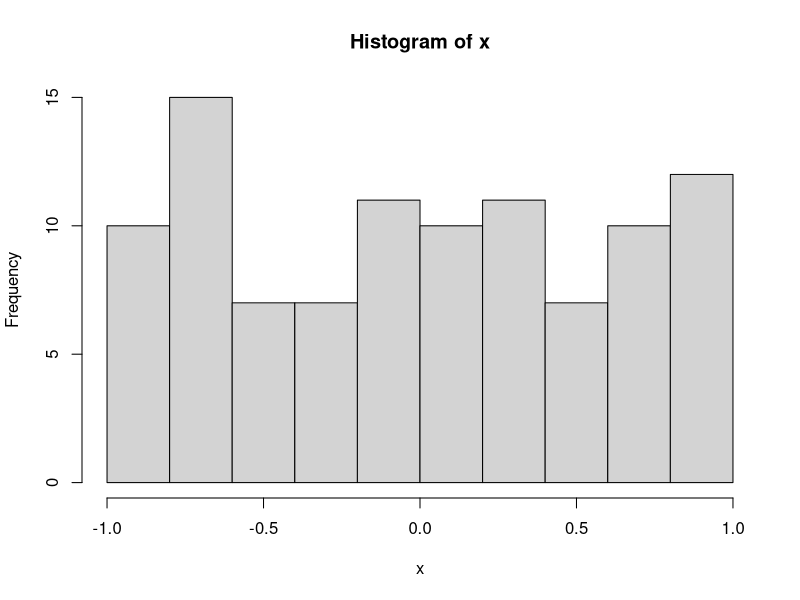
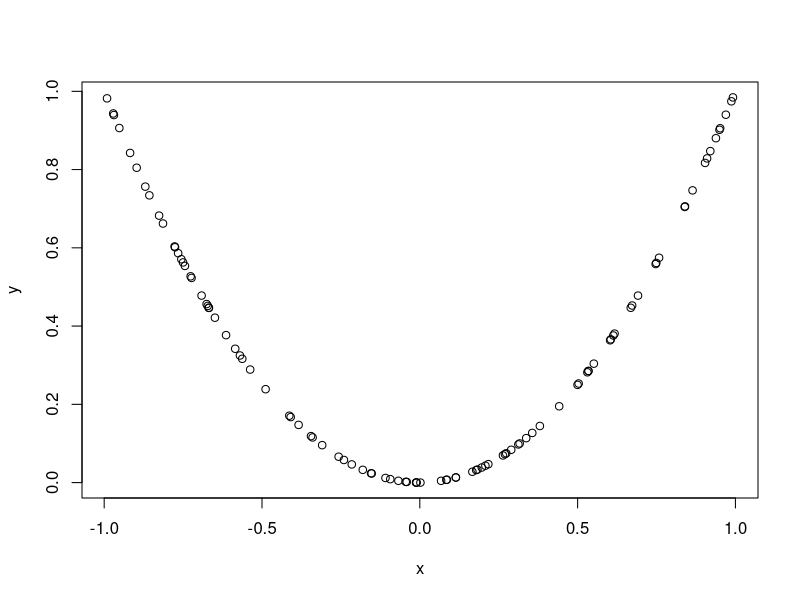
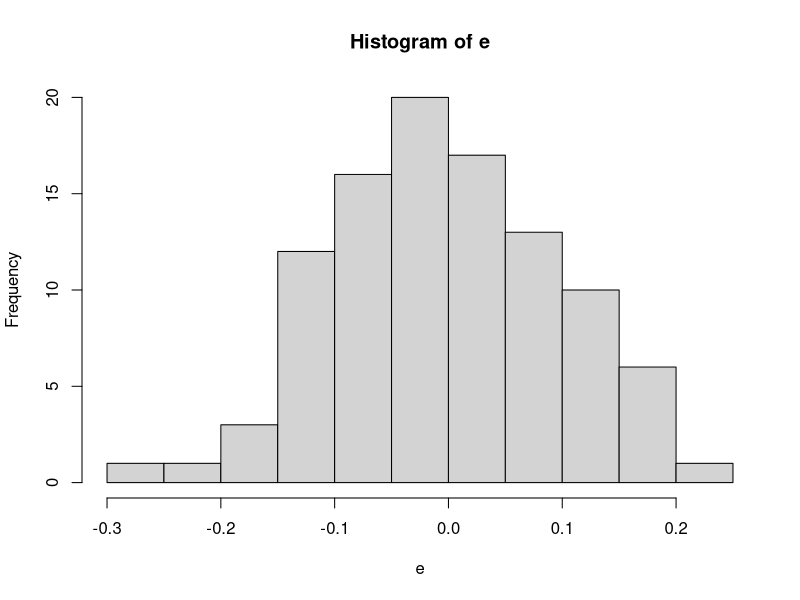
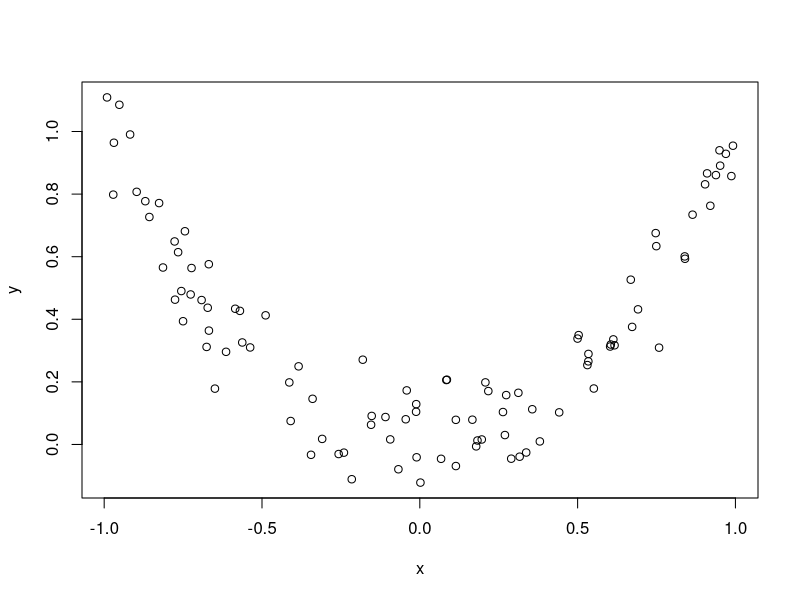
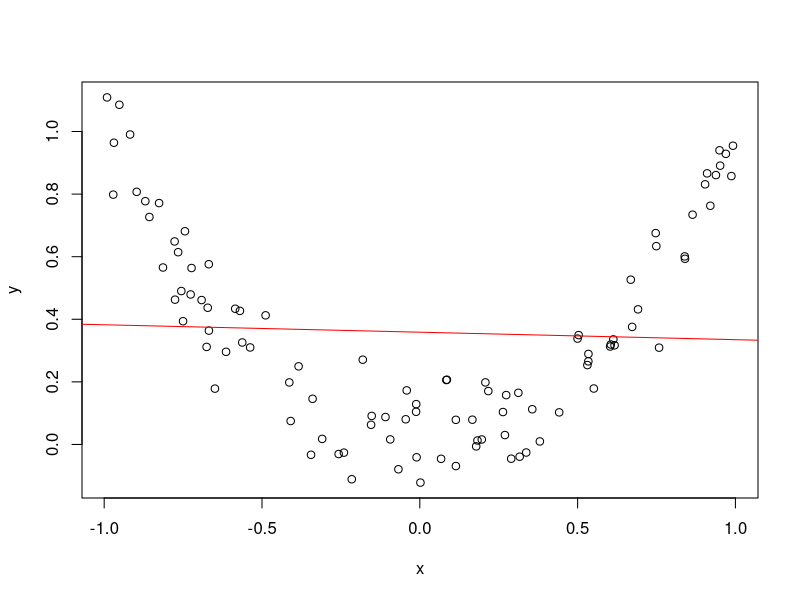

Write the R code that produced these figures, in order. (Note: this script raises an error after producing the figures.)
## ---- chunk 1
install.packages('FNN')
## ---- chunk 2
?runif
## ---- chunk 3
x = runif(100,-1,1)
hist(x)
## ---- chunk 4
y = x^2 # f(x) = x^2
plot(x,y)
## ---- chunk 5
e = rnorm(100,0,1/10)
hist(e)
## ---- chunk 6
y = x^2 + e
plot(x,y)
## ---- chunk 7
mod = lm(y~x) # y = b0 + b1*x
summary(mod)
## ---- chunk 8
plot(x,y)
abline(coef(mod),col='red')
lines(x[x_ord],x[x_ord]^2,col='blue')
dim(model.matrix(mod))
## ---- chunk 9
library('FNN')
?knn.reg
## ---- chunk 10
X = array(x,c(100,1))
Y = array(y,c(100,1))
knn_mod = knn.reg(train=X,y=Y,test=X,k=10)
## ---- chunk 11
names(knn_mod)
## ---- chunk 12
length(knn_mod$pred) # these are the predictions
## ---- chunk 13
plot(x,y)
x_ord  = order(x)
lines(x[x_ord],knn_mod$pred[x_ord],col='red')
lines(x[x_ord],x[x_ord]^2,col='blue')
## ---- chunk 14
knn_mod = knn.reg(train=X,y=Y,test=X,k=3)
plot(x,y)
lines(x[x_ord],knn_mod$pred[x_ord],col='red')
lines(x[x_ord],x[x_ord]^2,col='blue')
## ---- chunk 15
knn_mod = knn.reg(train=X,y=Y,test=X,k=1)
plot(x,y)
lines(x[x_ord],knn_mod$pred[x_ord],col='red')
lines(x[x_ord],x[x_ord]^2,col='blue')
## ---- chunk 16
knn_mod = knn.reg(train=X,y=Y,test=X,k=100)
plot(x,y)
lines(x[x_ord],knn_mod$pred[x_ord],col='red')
lines(x[x_ord],x[x_ord]^2,col='blue')
## ---- chunk 17
mean(y)
## ---- chunk 18
head(knn_mod$pred)
## ---- chunk 19
knn_mod = knn.reg(train=X,y=Y,test=X,k=25)
plot(x,y)
lines(x[x_ord],knn_mod$pred[x_ord],col='red')
lines(x[x_ord],x[x_ord]^2,col='blue')
## ---- chunk 20
lin_mod = lm(y~I(x^2)) # y = b0+b1x^2
plot(x,y)
lines(x[x_ord],predict(lin_mod)[x_ord],col='red')
lines(x[x_ord],x[x_ord]^2,col='blue')
## ---- chunk 21
lin_mod = lm(y~x+I(x^4)) # y = b0+b1x^2
plot(x,y)
lines(x[x_ord],predict(lin_mod)[x_ord],col='red')
lines(x[x_ord],x[x_ord]^2,col='blue')
dim(model.matrix(lin_mod))
